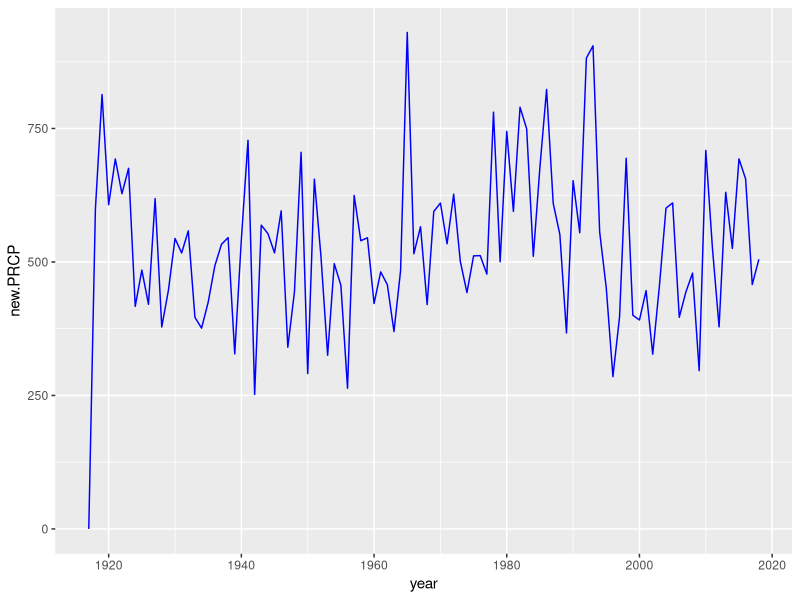

Recreate this plot in R. (Note: this script raises an error after producing the figure.)
library(tidyverse)

weth <- expand.grid(year = seq(1917,2018), month = seq(1,12)) %>% 
  arrange(year)

Pulliam <- read.csv("RawData/pulliam_weather2.csv", header = TRUE) %>% 
  select(DATE, PRCP, TMIN, TMAX, TAVG) %>% 
  separate(DATE, c("year", "month"), sep = "-", convert = TRUE) %>% 
  rename("PRCPpulliam" = PRCP, "TMINpulliam" = TMIN, "TMAXpulliam" = TMAX, "TAVGpulliam" = TAVG) %>% 
  right_join(weth, by = c("year", "month")) 

FTVjoin <- read.csv("RawData/FortValley_weather.csv", header = TRUE) %>% 
  select(DATE, PRCP, TMIN, TMAX, TAVG) %>% 
  separate(DATE, c("year", "month"), sep = "-", convert = TRUE) %>% 
  rename("PRCPftv" = PRCP, "TMINftv" = TMIN, "TMAXftv" = TMAX, "TAVGftv" = TAVG) %>% 
  right_join(Pulliam, by = c("year", "month"))

# Replace Pulliam na's with values from FTV
Pulliam2 <- FTVjoin %>% 
  replace_na(list(PRCPpulliam = -999, TMINpulliam = -999, TMAXpulliam = -999, TAVGpulliam = -999)) %>% 
  mutate(new.PRCP = ifelse(PRCPpulliam == -999, PRCPftv, PRCPpulliam),
         new.TMIN = ifelse(TMINpulliam == -999, TMINftv, TMINpulliam),
         new.TMAX = ifelse(TMAXpulliam == -999, TMAXftv, TMAXpulliam),
         new.TAVG = ifelse(TAVGpulliam == -999, TAVGftv, TAVGpulliam))
length(which(is.na(Pulliam$PRCPpulliam), arr.ind = T)) - length(which(is.na(Pulliam2$new.PRCP), arr.ind = T))
# Replaced 171 values with FTV. These are mostly at beginning and end, which don't really end up being used. The other big section is years 1943 to 1950. After 1950 the Pulliam data is very consistent.

ggplot(Pulliam2) +
  stat_summary(aes(x = year, y = new.PRCP), fun.y = sum, geom = "line", color = "blue")  

# Adjust to water year
clim <- Pulliam2 %>% 
  select(year, month, PRCP = new.PRCP, TMIN = new.TMIN, TMAX = new.TMAX, TAVG = new.TAVG) %>% 
  mutate(grow.yr = ifelse(month >= 10, year + 1, year)) 

# Get rid of all remaining NAs- Only 51 of them, and mostly at start/end
which(is.na(clim), arr.ind = T)

monthlymean <- clim %>% 
  group_by(month) %>% 
  summarise(PRCP.month = mean(PRCP, na.rm = TRUE),
            TMIN.month = mean(TMIN, na.rm = TRUE),
            TMAX.month = mean(TMAX, na.rm = TRUE),
            TAVG.month = mean(TAVG, na.rm = TRUE))

clim2 <- clim %>%
  left_join(monthlymean, by = "month")

clim2$PRCP[is.na(clim2$PRCP)] <- 
  clim2$PRCP.month[is.na(clim2$PRCP)]
clim2$TMIN[is.na(clim2$TMIN)] <- 
  clim2$TMIN.month[is.na(clim2$TMIN)]
clim2$TMAX[is.na(clim2$TMAX)] <- 
  clim2$TMAX.month[is.na(clim2$TMAX)]
clim2$TAVG[is.na(clim2$TAVG)] <- 
  clim2$TAVG.month[is.na(clim2$TAVG)]

clim3 <- clim2 %>% 
  select(-PRCP.month, -TMIN.month, -TMAX.month, -TAVG.month)

ggplot(climWide) +
  geom_line(aes(x = grow.yr, y = PRCPtot))

# PDSI
PDSI <- read.csv("RawData/PDSI_formatted.csv", header = TRUE) %>% 
  select(YearMonth, PDSI) %>% 
  separate(YearMonth, into = c("year", "month"), sep = 4, convert = TRUE)

# Putting it together
climData <- clim3 %>% 
  left_join(PDSI, by = c("year", "month")) %>% 
  filter(grow.yr >= 1918 & year < 2018) %>% 
  mutate(quarter = ifelse(month >= 10 & month <= 12, 1,
                          ifelse(month >= 1 & month <= 3, 2,
                                 ifelse(month >= 4 & month <= 6, 3,
                                        4))))

write.csv(climData, "AnalysisReadyData/climLong_TWPaper.csv", row.names = FALSE)

climSum <- climData %>% 
  group_by(grow.yr, quarter) %>% 
  summarise(PRCP = sum(PRCP), 
            TMIN = mean(TMIN),
            TMAX = mean(TMAX),
            TAVG = mean(TAVG),
            PDSI = mean(PDSI)) %>%
  filter(grow.yr <= 2017 & grow.yr > 1919) 

climWide <- climSum %>% 
  gather("temporary", "value", PRCP:PDSI) %>% 
  unite(temporary.quarter, c(temporary,quarter), sep = ".") %>% 
  spread(temporary.quarter, value) %>% 
  mutate(PRCPtot = PRCP.1 + PRCP.2 + PRCP.3 + PRCP.4,
         TMINavg = (TMIN.1 + TMIN.2 + TMIN.3 + TMIN.4)/4,
         TMAXavg = (TMAX.1 + TMAX.2 + TMAX.3 + TMAX.4)/4,
         TAVGavg = (TAVG.1 + TAVG.2 + TAVG.3 + TAVG.4)/4,
         PDSIavg = (PDSI.1 + PDSI.2 + PDSI.3 + PDSI.4)/4)

write.csv(climWide, "AnalysisReadyData/climWide_TWPaper.csv", row.names = FALSE)
